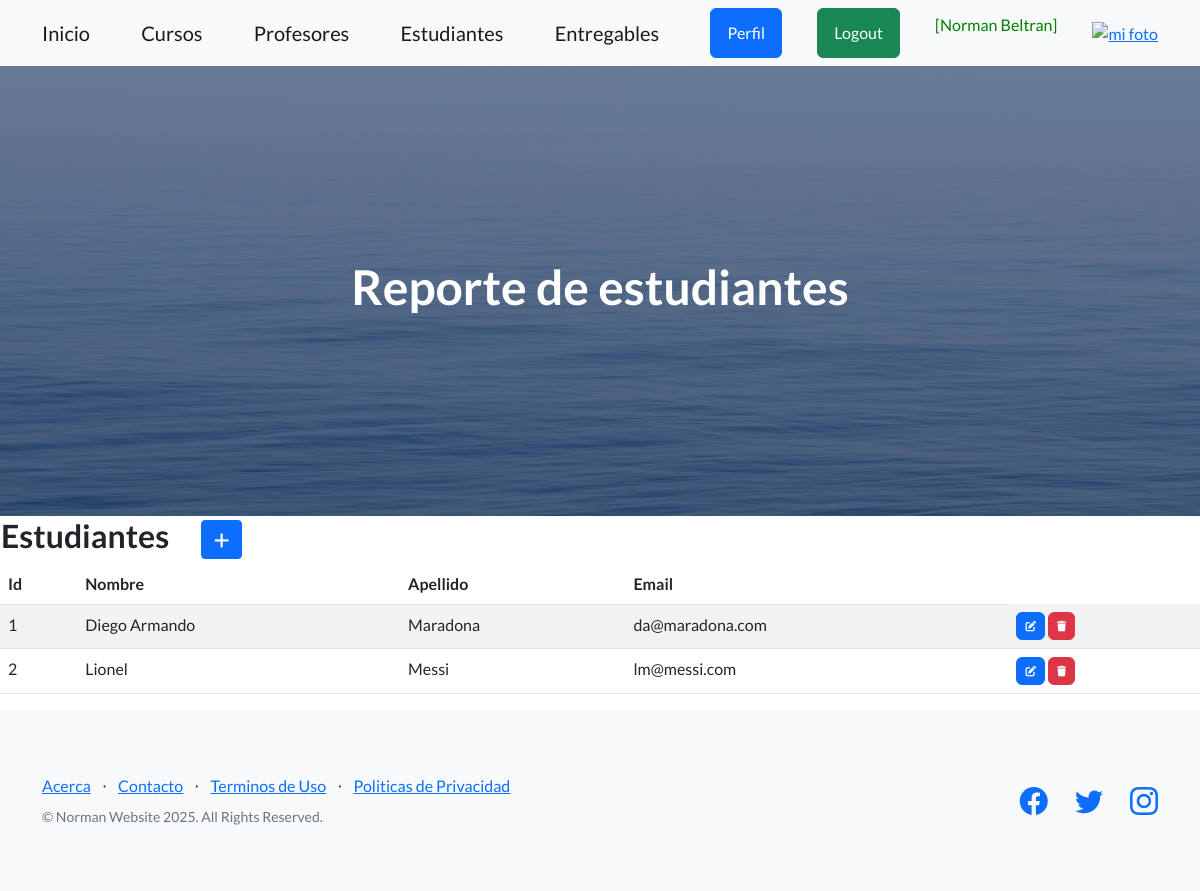
/app/estudiantes/ (signed in), run on an earlier commit of the app's database.
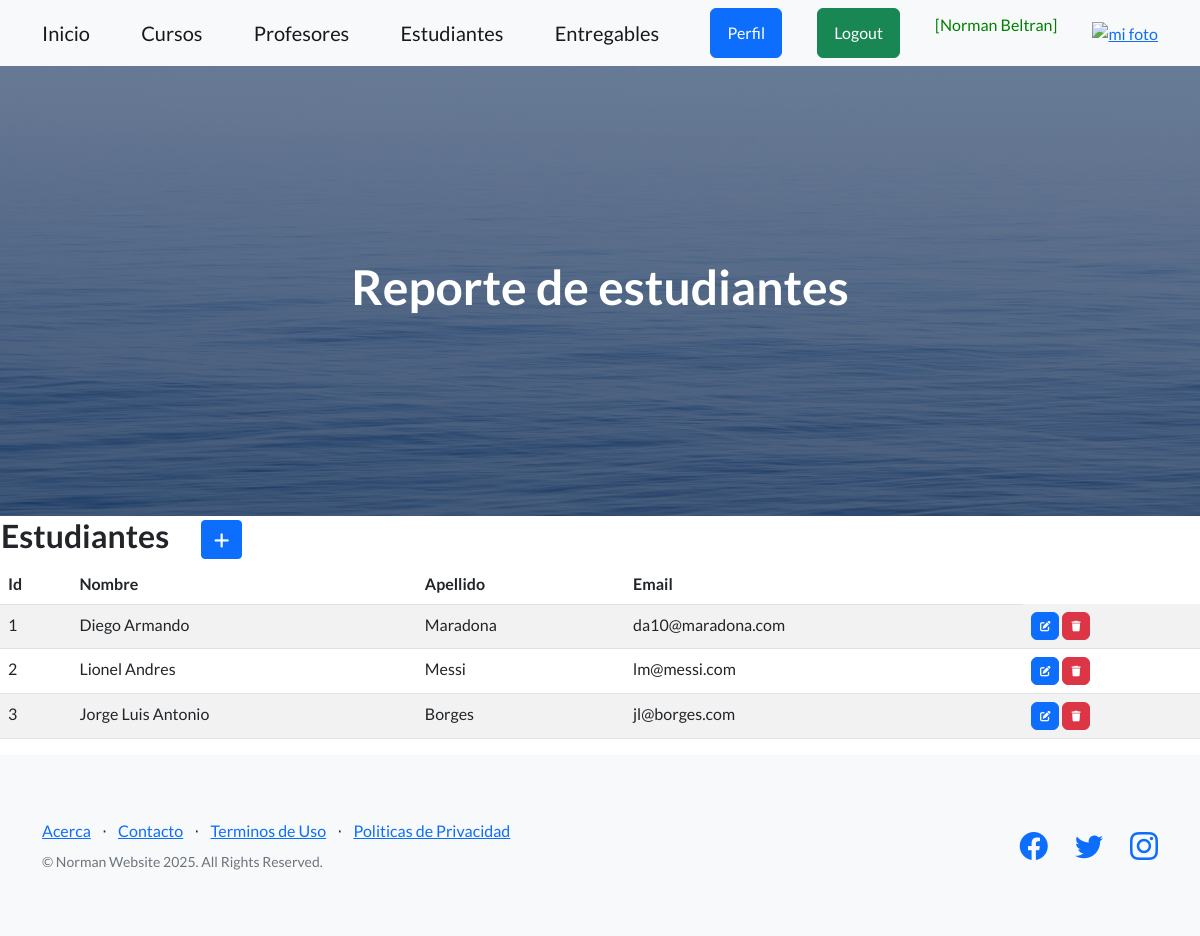
And on a later commit of the database.
### aplicacion/models.py (models this page shows, shortened)
class Estudiante(models.Model):
    nombre = models.CharField(max_length=50)
    apellido = models.CharField(max_length=50)
    email = models.EmailField()

### aplicacion/views.py (the view)
# urls.py: path("estudiantes/",  views.EstudianteList.as_view() , name="estudiantes"),
class EstudianteList(LoginRequiredMixin, ListView):
    model = Estudiante

### aplicacion/templates/aplicacion/estudiante_list.html (shortened to what this page needs)
{% extends 'aplicacion/index.html' %}
{% block titulo %}
<h1>Reporte de estudiantes</h1>
{% endblock titulo %}
{% block contenido %}
<table>
    <tr>
        <td width="200"><h2>Estudiantes</h2></td>
        <td>
            <a
            href="{% url 'estudianteCreate' %}"
            class="btn btn-primary btn-sm"
            >
            </a>
        </td>
    </tr>
</table>
<table class="table table-striped">
    <thead>
        <tr>
            <th>Id</th>
            <th>Nombre</th>
            <th>Apellido</th>
            <th>Email</th>
        </tr>
    </thead>
    <tbody>
    {% for e in estudiante_list  %}
        <tr>
            <td>{{ e.id }}</td>
            <td>{{ e.nombre }}</td>
            <td>{{ e.apellido }}</td>
            <td>{{ e.email }}</td>
            <td>
                <a
                  href="{% url 'estudianteUpdate' e.id %}"
                  class="btn btn-primary"
                  style="--bs-btn-padding-y: .25rem; --bs-btn-padding-x: .5rem; --bs-btn-font-size: .75rem;"
                  >
                </a>
                <a
                  href="{% url 'estudianteDelete' e.id %}"
                  class="btn btn-danger"
                  style="--bs-btn-padding-y: .25rem; --bs-btn-padding-x: .5rem; --bs-btn-font-size: .75rem;"
                  >
                </a>
            </td>
        </tr>
    {% endfor %}
    </tbody>
</table>
{% endblock contenido %}

### aplicacion/templates/aplicacion/index.html (shortened to what this page needs)
<!DOCTYPE html>
<html lang="en">
    <head>
        {% load static %}
        <link href="https://cdn.jsdelivr.net/npm/bootstrap-icons@1.5.0/font/bootstrap-icons.css" rel="stylesheet" type="text/css" />
        <link href="{% static 'css/styles.css' %}" rel="stylesheet" />
        <link rel="stylesheet" href="https://cdnjs.cloudflare.com/ajax/libs/font-awesome/6.4.0/css/all.min.css">
    </head>
    <body>
        <nav class="navbar navbar-light bg-light static-top">
            <div class="container">
                <a class="navbar-brand" href="">Inicio</a>
                <a class="navbar-brand" href="">Cursos</a>
                <a class="navbar-brand" href="{% url 'profesores' %}">Profesores</a>
                <a class="navbar-brand" href="{% url 'estudiantes' %}">Estudiantes</a>
                <a class="navbar-brand" href="">Entregables</a>
                {% if user.is_authenticated %}
                    <a class="btn btn-primary" href="{% url 'perfil' %}">Perfil</a>
                    <a class="btn btn-success" href="#" onclick="event.preventDefault(); document.getElementById('logout-form').submit();">Logout</a>
                    <p style="color:green"> [{{user.first_name}} {{user.last_name}}]</p>
                                    <div class="text-center">
                    <a href="{% url 'agregar_avatar' %}"><img src="{{ request.session.avatar }}" height="40px" weight="40px" alt="mi foto"></a>
                </div>
                {% else %}
                    <a class="btn btn-primary" href="{% url 'login' %}">Login</a>
                    <a class="btn btn-success" href="{% url 'registro' %}">Registrarse</a>
                {% endif %}
            </div>
        </nav>
        <header class="masthead">
            <div class="container position-relative">
                <div class="row justify-content-center">
                    <div class="col-xl-6">
                        <div class="text-center text-white">
                            {% block titulo %}{% endblock titulo %}
                        </div>
                    </div>
                </div>
            </div>
        </header>
        {% block contenido %}
        {% endblock contenido %}
        <footer class="footer bg-light">
            <div class="container">
                <div class="row">
                    <div class="col-lg-6 h-100 text-center text-lg-start my-auto">
                        <ul class="list-inline mb-2">
                            <li class="list-inline-item"><a href="">Acerca</a></li>
                            <li class="list-inline-item">⋅</li>
                            <li class="list-inline-item"><a href="#!">Contacto</a></li>
                            <li class="list-inline-item">⋅</li>
                            <li class="list-inline-item"><a href="#!">Terminos de Uso</a></li>
                            <li class="list-inline-item">⋅</li>
                            <li class="list-inline-item"><a href="#!">Politicas de Privacidad</a></li>
                        </ul>
                        <p class="text-muted small mb-4 mb-lg-0">&copy; Norman Website 2025. All Rights Reserved.</p>
                    </div>
                    <div class="col-lg-6 h-100 text-center text-lg-end my-auto">
                        <ul class="list-inline mb-0">
                            <li class="list-inline-item me-4">
                                <a href="#!"><i class="bi-facebook fs-3"></i></a>
                            </li>
                            <li class="list-inline-item me-4">
                                <a href="#!"><i class="bi-twitter fs-3"></i></a>
                            </li>
                            <li class="list-inline-item">
                                <a href="#!"><i class="bi-instagram fs-3"></i></a>
                            </li>
                        </ul>
                    </div>
                </div>
            </div>
        </footer>
    </body>
</html>

What changed in the data, as far as the page shows it:
changed Estudiante "Diego Armando": email "da@maradona.com" → "da10@maradona.com"
changed Estudiante "Messi": nombre "Lionel" → "Lionel Andres"
added Estudiante: id "3", nombre "Jorge Luis Antonio", apellido "Borges", email "jl@borges.com"
